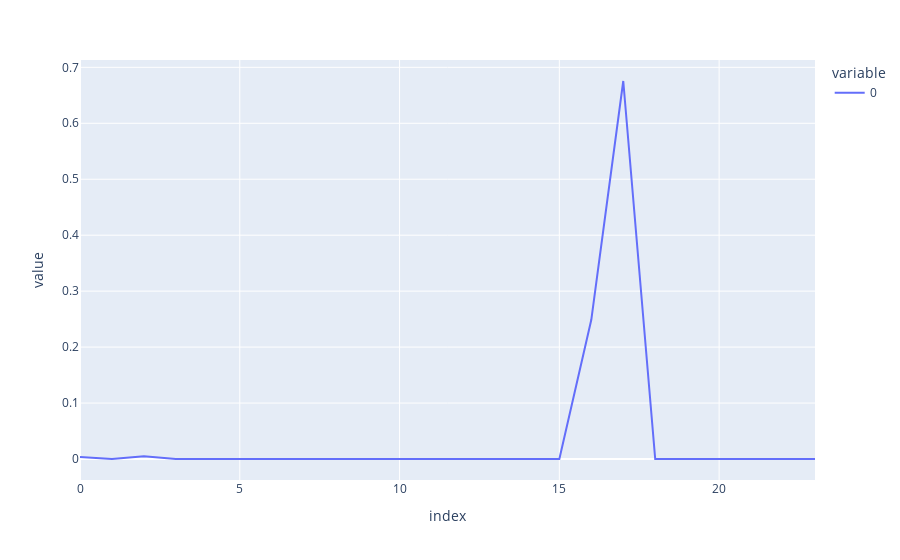

Notebook source saved alongside this figure:
### Code cell
import torch

logits = model(chunked_data[0]) # batch, seq_len, n_vocab
prob = torch.softmax(logits, dim=2) # batch, seq_len, n_vocab

token_index_OPEN_PAREN = tokenizer.convert_tokens_to_ids('(')
token_index_CLOSE_PAREN = tokenizer.convert_tokens_to_ids(')')

print(f"token_index_OPEN_PAREN: {token_index_OPEN_PAREN}")
print(f"token_index_CLOSE_PAREN: {token_index_CLOSE_PAREN}")

print(100*prob[0,:,token_index_CLOSE_PAREN])

# make a plot using plotly express to visualize the probabilities
# with the x axis being the string tokenized
# and the y axis being the probability of the token being a close paren
import plotly.express as px

string = chunked_data[0]
tokens = tokenizer.tokenize(string)

fig = px.line(prob[0,:,token_index_CLOSE_PAREN].detach().cpu().numpy())
fig.show()

### Figure 1 — Plotly figure (JSON) as saved in the notebook; plotly's stock layout.template omitted (floating-point values rounded to 4 significant figures)
{"data": [{"hovertemplate": "variable=0<br>index=%{x}<br>value=%{y}<extra></extra>", "legendgroup": "0", "line": {"color": "#636efa", "dash": "solid"}, "marker": {"symbol": "circle"}, "mode": "lines", "name": "0", "orientation": "v", "showlegend": true, "type": "scatter", "x": [0, 1, 2, 3, 4, 5, 6, 7, 8, 9, 10, 11, 12, 13, 14, 15, 16, 17, 18, 19, 20, 21, 22, 23], "xaxis": "x", "y": [0.003403, 1.009e-05, 0.005023, 1.326e-06, 2.373e-07, 4.675e-06, 9.414e-06, 7.228e-06, 7.687e-06, 8.561e-08, 5.528e-11, 2.262e-07, 9.474e-10, 2.8e-07, 7.017e-05, 1.311e-05, 0.2487, 0.6756, 6.556e-09, 1.208e-06, 3.238e-07, 4.114e-07, 4.845e-07, 0.0002203], "yaxis": "y"}], "layout": {"legend": {"title": {"text": "variable"}, "tracegroupgap": 0}, "margin": {"t": 60}, "xaxis": {"anchor": "y", "domain": [0, 1], "title": {"text": "index"}}, "yaxis": {"anchor": "x", "domain": [0, 1], "title": {"text": "value"}}}}
